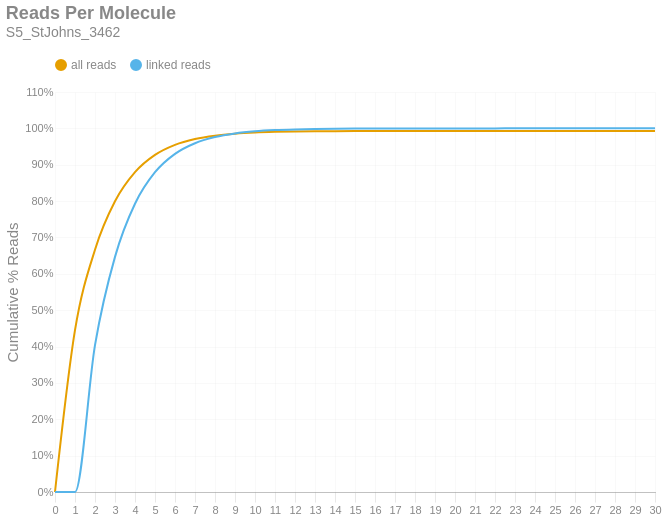

Notebook source saved alongside this figure:
### Markdown cell above
### Reads per Molecule
This chart shows the cumulative distribution of the number of reads per linked molecule. That is, how many alignments are associated with a unique molecule. This excludes the number of reads associated with invalid or absent linked-read barcodes. The `linked` histogram is the percentages recalculated when disregarding singletons.

### Code cell
if SKIPLR:
    print_html(f"Skipped")
else:
    counts = np.bincount(valids['reads'].cast(pl.Int64).to_numpy())
    weighted = counts * np.arange(len(counts))
    all_perc = weighted / n_reads
    linked_perc = weighted / n_linked_reads
    linked_perc[1] = 0
    binned_df = pl.DataFrame({
        'readsper': list(range(len(counts))),
        'all reads (cumsum)': np.cumsum(all_perc).tolist(),
        'linked reads (cumsum)': np.cumsum(linked_perc).tolist(),
    })

    with SafeRender(binned_df):
        (
            density_plot(binned_df, 'Reads Per Molecule', samplename, 'readspmol')
            .encode(
                x=alt.X('readsper:O', title=None).axis(labelAngle=0).scale(padding=0),
                y=alt.Y('value:Q', title='Cumulative % Reads').axis(format='%').stack(False),
                color=alt.Color("key:N").scale(domain=["all reads", "linked reads"]),
                tooltip=[
                    alt.Tooltip("key:N", title="Data Type"),
                    alt.Tooltip("readsper:O", title="Reads Per Molecule"),
                    alt.Tooltip("value:Q", format=".2%", title="% Reads (Cum.)")
                ]            
            )
        ).display()

### Figure 1 — Vega-Lite specification as saved in the notebook (floating-point values rounded to 4 significant figures)
{"width": "container", "height": 400, "config": {"title": {"anchor": "start", "dy": -15, "fontSize": 18, "color": "#888888", "subtitleColor": "#888888", "subtitleFontSize": 14}, "arc": {"fill": "#0072B2"}, "axis": {"domainColor": "#888888", "domainWidth": 0.5, "gridWidth": 0.2, "grid": false, "titleFontWeight": 400, "titleFontSize": 15, "labelFontSize": 11, "labelColor": "#888888", "tickColor": "#888888", "tickWidth": 0.2, "titleColor": "#888888"}, "axisBand": {"grid": false}, "axisX": {"grid": true, "tickSize": 10, "domainCap": "round"}, "axisY": {"domain": false, "grid": true, "tickSize": 0, "domainCap": "round"}, "background": "transparent", "header": {"labelFontSize": 15, "labelColor": "#888888", "titleFontSize": 15, "titleFontWeight": 600, "titleColor": "#888888"}, "legend": {"labelFont": "sans-serif", "labelFontSize": 12, "labelColor": "#888888", "symbolSize": 100, "symbolType": "circle", "titleFontSize": 12, "titlePadding": 10, "titleColor": "#888888", "title": null, "orient": "top"}, "range": {"category": ["#E69F00", "#56B4E9", "#009E73", "#F0E442", "#0072B2", "#D55E00", "#CC79A7", "#000000"], "diverging": ["#cfe8f3", "#a2d4ec", "#73bfe2", "#46abdb", "#1696d2", "#12719e"]}, "area": {"fill": "#0072B2", "fillOpacity": 0.7, "line": true, "strokeOpacity": 0.7}, "line": {"color": "#0072B2", "stroke": "#0072B2", "strokeWidth": 2}, "trail": {"color": "#0072B2", "stroke": "#0072B2", "strokeWidth": 0, "size": 1}, "point": {"filled": true, "fillOpacity": 1.0, "size": 95}, "text": {"color": "#888888", "fontSize": 11, "align": "right", "fontWeight": 400, "size": 11}, "bar": {"fill": "#0072B2", "stroke": null}, "view": {"stroke": null, "continuousWidth": 660, "continuousHeight": 400}}, "data": {"name": "data-07b75b983495da1345009e0daad0b64c"}, "mark": {"type": "line", "interpolate": "monotone", "point": {"opacity": 0, "size": 275}}, "encoding": {"color": {"field": "key", "scale": {"domain": ["all reads", "linked reads"]}, "type": "nominal"}, "tooltip": [{"field": "key", "title": "Data Type", "type": "nominal"}, {"field": "readsper", "title": "Reads Per Molecule", "type": "ordinal"}, {"field": "value", "format": ".2%", "title": "% Reads (Cum.)", "type": "quantitative"}], "x": {"axis": {"labelAngle": 0}, "field": "readsper", "scale": {"padding": 0}, "title": null, "type": "ordinal"}, "y": {"axis": {"format": "%"}, "field": "value", "stack": false, "title": "Cumulative % Reads", "type": "quantitative"}}, "params": [{"name": "param_c36ac31b6afebe62", "select": {"type": "point", "fields": ["key"]}, "bind": "legend"}], "title": {"text": "Reads Per Molecule", "subtitle": "S5_StJohns_3462"}, "transform": [{"fold": ["all reads (cumsum)", "linked reads (cumsum)"]}, {"calculate": "replace(datum.key, ' (cumsum)', '')", "as": "key"}, {"filter": {"param": "param_c36ac31b6afebe62"}}], "usermeta": {"embedOptions": {"downloadFileName": "S5_StJohns_3462.readspmol"}}, "$schema": "https://vega.github.io/schema/vega-lite/v6.1.0.json", "datasets": {"data-07b75b983495da1345009e0daad0b64c": [{"readsper": 0, "all reads (cumsum)": 0.0, "linked reads (cumsum)": 0.0}, {"readsper": 1, "all reads (cumsum)": 0.445, "linked reads (cumsum)": 0.0}, {"readsper": 2, "all reads (cumsum)": 0.6663, "linked reads (cumsum)": 0.4039}, {"readsper": 3, "all reads (cumsum)": 0.7994, "linked reads (cumsum)": 0.6466}, {"readsper": 4, "all reads (cumsum)": 0.8794, "linked reads (cumsum)": 0.7927}, {"readsper": 5, "all reads (cumsum)": 0.9269, "linked reads (cumsum)": 0.8793}, {"readsper": 6, "all reads (cumsum)": 0.9546, "linked reads (cumsum)": 0.9298}, {"readsper": 7, "all reads (cumsum)": 0.9706, "linked reads (cumsum)": 0.9592}, {"readsper": 8, "all reads (cumsum)": 0.9799, "linked reads (cumsum)": 0.976}, {"readsper": 9, "all reads (cumsum)": 0.9854, "linked reads (cumsum)": 0.986}, {"readsper": 10, "all reads (cumsum)": 0.9886, "linked reads (cumsum)": 0.9919}, {"readsper": 11, "all reads (cumsum)": 0.9904, "linked reads (cumsum)": 0.9952}, {"readsper": 12, "all reads (cumsum)": 0.9914, "linked reads (cumsum)": 0.9971}, {"readsper": 13, "all reads (cumsum)": 0.992, "linked reads (cumsum)": 0.9982}, {"readsper": 14, "all reads (cumsum)": 0.9924, "linked reads (cumsum)": 0.9989}, {"readsper": 15, "all reads (cumsum)": 0.9927, "linked reads (cumsum)": 0.9993}, {"readsper": 16, "all reads (cumsum)": 0.9928, "linked reads (cumsum)": 0.9996}, {"readsper": 17, "all reads (cumsum)": 0.9929, "linked reads (cumsum)": 0.9998}, {"readsper": 18, "all reads (cumsum)": 0.9929, "linked reads (cumsum)": 0.9998}, {"readsper": 19, "all reads (cumsum)": 0.993, "linked reads (cumsum)": 0.9999}, {"readsper": 20, "all reads (cumsum)": 0.993, "linked reads (cumsum)": 0.9999}, {"readsper": 21, "all reads (cumsum)": 0.993, "linked reads (cumsum)": 0.9999}, {"readsper": 22, "all reads (cumsum)": 0.993, "linked reads (cumsum)": 1.0}, {"readsper": 23, "all reads (cumsum)": 0.993, "linked reads (cumsum)": 1.0}, {"readsper": 24, "all reads (cumsum)": 0.993, "linked reads (cumsum)": 1.0}, {"readsper": 25, "all reads (cumsum)": 0.993, "linked reads (cumsum)": 1.0}, {"readsper": 26, "all reads (cumsum)": 0.993, "linked reads (cumsum)": 1.0}, {"readsper": 27, "all reads (cumsum)": 0.993, "linked reads (cumsum)": 1.0}, {"readsper": 28, "all reads (cumsum)": 0.993, "linked reads (cumsum)": 1.0}, {"readsper": 29, "all reads (cumsum)": 0.993, "linked reads (cumsum)": 1.0}, {"readsper": 30, "all reads (cumsum)": 0.993, "linked reads (cumsum)": 1.0}]}}
